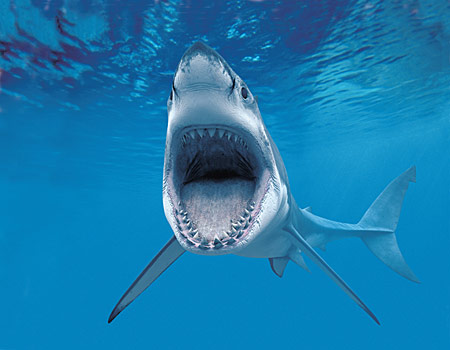
#> input picture target/444.jpg, 450 x 350 px; its folder holds only this picture in this run
$ python resize_image.py
#> lines starting #> are read from the running program, lines starting #| are printed output that depends on the picture
from PIL import Image
import glob
import argparse


#help message
parser = argparse.ArgumentParser(usage='Make "target" folder and put images to be renamed in it. The renamed images will be in "results" folder.',add_help=True)
# 引数の追加
parser.add_argument('-s', '--size',default=(300,300),help="This code cnverts images into (xx,yy) size. Please see the code")

args = parser.parse_args()


#名前を変えたい画像たちをいれておくフォルダ名
target_folder = 'target'
path = target_folder+'/*'

files=glob.glob(path)

assert len(files)>0,"target folder is empty."


#結果はresultsフォルダーに入る

images = glob.glob("target/*")
m=1

for image in images:

    img = Image.open(image)
#> img is the input picture: PIL image 450x350 RGB; mean R, G, B 24, 123, 173.7


    img_resize_lanczos = img.resize(args.size, Image.LANCZOS)
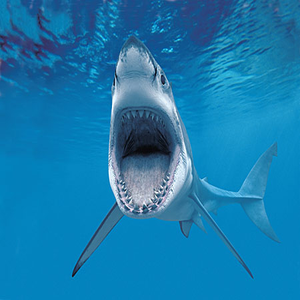
#> img_resize_lanczos: PIL image 300x300 RGB; mean R, G, B 24, 123, 173.7
    img_resize_lanczos.save('results/'+str(m)+'.jpg')
    m+=1
